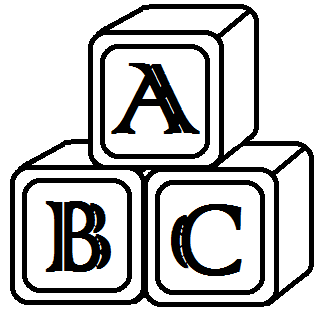
#> input picture block2.jpg, 328 x 313 px
$ python test.py
#> lines starting #> are read from the running program, lines starting #| are printed output that depends on the picture; after the words box and inside, x2 and y2 are one past the last pixel; in counts of white or black regions, pixels touching at a corner belong together
import cv2
import numpy as np
import pytesseract
try:
    from PIL import Image
except ImportError:
    import Image


im =  cv2.imread('block2.jpg')
#> im is the input picture: shape (313, 328, 3); mean B, G, R 197.4, 197.4, 197.4
gray = cv2.cvtColor(im, cv2.COLOR_BGR2GRAY)

kernel = np.ones((5,5), np.uint8)


ret,thresh1 = cv2.threshold(gray,200,255,cv2.THRESH_BINARY)
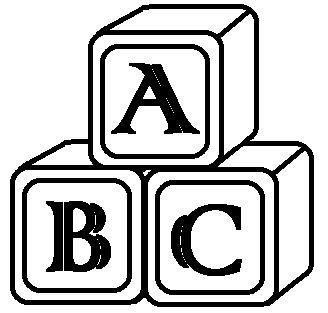
#> thresh1: shape (313, 328); 77% white; 8 black regions, largest, box (x1, y1, x2, y2) and area: (10, 4, 314, 307) 10408, (111, 63, 200, 134) 2323, (64, 201, 111, 272) 2129
img_erosion = cv2.erode(im, kernel, iterations=1)
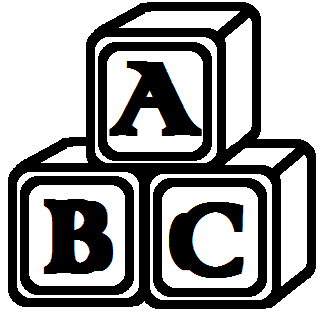
#> img_erosion: shape (313, 328, 3); mean B, G, R 156.4, 156.4, 156.4

cv2.imshow('38',img_erosion)
print(pytesseract.image_to_string(Image.open('block2.jpg')))
#> (this line was passed over: pytesseract is not available in this run)
cv2.waitKey(0)
